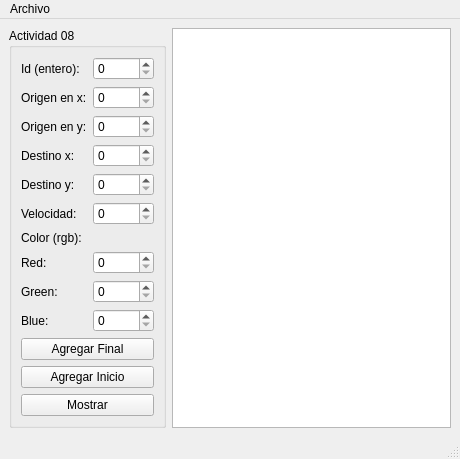
<?xml version="1.0" encoding="UTF-8"?>
<ui version="4.0">
 <class>MainWindow</class>
 <widget class="QMainWindow" name="MainWindow">
  <property name="geometry">
   <rect>
    <x>0</x>
    <y>0</y>
    <width>460</width>
    <height>427</height>
   </rect>
  </property>
  <property name="windowTitle">
   <string>MainWindow</string>
  </property>
  <widget class="QWidget" name="centralwidget">
   <layout class="QGridLayout" name="gridLayout">
    <item row="0" column="0">
     <widget class="QGroupBox" name="groupBox">
      <property name="title">
       <string>Actividad 08</string>
      </property>
      <layout class="QGridLayout" name="gridLayout_2">
       <item row="4" column="1" colspan="4">
        <widget class="QSpinBox" name="destino_y_spinBox">
         <property name="maximum">
          <number>500</number>
         </property>
        </widget>
       </item>
       <item row="1" column="0">
        <widget class="QLabel" name="label_2">
         <property name="text">
          <string>Origen en x:</string>
         </property>
        </widget>
       </item>
       <item row="9" column="0">
        <widget class="QLabel" name="label_10">
         <property name="text">
          <string>Blue:</string>
         </property>
        </widget>
       </item>
       <item row="11" column="0" colspan="5">
        <widget class="QPushButton" name="agregar_inicio_pushButton">
         <property name="text">
          <string>Agregar Inicio</string>
         </property>
        </widget>
       </item>
       <item row="5" column="0">
        <widget class="QLabel" name="label_6">
         <property name="text">
          <string>Velocidad:</string>
         </property>
        </widget>
       </item>
       <item row="8" column="0">
        <widget class="QLabel" name="label_9">
         <property name="text">
          <string>Green:</string>
         </property>
        </widget>
       </item>
       <item row="9" column="1" colspan="4">
        <widget class="QSpinBox" name="blue_spinBox">
         <property name="maximum">
          <number>255</number>
         </property>
        </widget>
       </item>
       <item row="8" column="1" colspan="4">
        <widget class="QSpinBox" name="green_spinBox">
         <property name="maximum">
          <number>255</number>
         </property>
        </widget>
       </item>
       <item row="7" column="1" colspan="4">
        <widget class="QSpinBox" name="red_spinBox">
         <property name="maximum">
          <number>255</number>
         </property>
        </widget>
       </item>
       <item row="2" column="1" colspan="4">
        <widget class="QSpinBox" name="origne_y_spinBox">
         <property name="maximum">
          <number>500</number>
         </property>
        </widget>
       </item>
       <item row="4" column="0">
        <widget class="QLabel" name="label_5">
         <property name="text">
          <string>Destino y:</string>
         </property>
        </widget>
       </item>
       <item row="0" column="0">
        <widget class="QLabel" name="label">
         <property name="text">
          <string>Id (entero):</string>
         </property>
        </widget>
       </item>
       <item row="10" column="0" colspan="5">
        <widget class="QPushButton" name="agregar_final_pushButton">
         <property name="autoFillBackground">
          <bool>false</bool>
         </property>
         <property name="text">
          <string>Agregar Final</string>
         </property>
         <property name="autoDefault">
          <bool>false</bool>
         </property>
         <property name="default">
          <bool>false</bool>
         </property>
         <property name="flat">
          <bool>false</bool>
         </property>
        </widget>
       </item>
       <item row="7" column="0">
        <widget class="QLabel" name="label_8">
         <property name="text">
          <string>Red:</string>
         </property>
        </widget>
       </item>
       <item row="6" column="0">
        <widget class="QLabel" name="label_7">
         <property name="text">
          <string>Color (rgb):</string>
         </property>
        </widget>
       </item>
       <item row="3" column="0">
        <widget class="QLabel" name="label_4">
         <property name="text">
          <string>Destino x:</string>
         </property>
        </widget>
       </item>
       <item row="3" column="1" colspan="4">
        <widget class="QSpinBox" name="destino_x_spinBox">
         <property name="maximum">
          <number>500</number>
         </property>
        </widget>
       </item>
       <item row="0" column="1" colspan="4">
        <widget class="QSpinBox" name="id_spinBox">
         <property name="maximum">
          <number>10000</number>
         </property>
        </widget>
       </item>
       <item row="2" column="0">
        <widget class="QLabel" name="label_3">
         <property name="text">
          <string>Origen en y:</string>
         </property>
        </widget>
       </item>
       <item row="1" column="1" colspan="4">
        <widget class="QSpinBox" name="origen_x_spinBox">
         <property name="maximum">
          <number>500</number>
         </property>
        </widget>
       </item>
       <item row="5" column="1" colspan="4">
        <widget class="QSpinBox" name="velocidad_spinBox">
         <property name="maximum">
          <number>10000</number>
         </property>
        </widget>
       </item>
       <item row="12" column="0" colspan="5">
        <widget class="QPushButton" name="mostrar_pushButton">
         <property name="text">
          <string>Mostrar</string>
         </property>
        </widget>
       </item>
      </layout>
     </widget>
    </item>
    <item row="0" column="1">
     <widget class="QPlainTextEdit" name="salida"/>
    </item>
   </layout>
  </widget>
  <widget class="QMenuBar" name="menubar">
   <property name="geometry">
    <rect>
     <x>0</x>
     <y>0</y>
     <width>460</width>
     <height>21</height>
    </rect>
   </property>
   <widget class="QMenu" name="menuArchivo">
    <property name="title">
     <string>Archivo</string>
    </property>
    <addaction name="actionAbrir"/>
    <addaction name="actionGuardar"/>
   </widget>
   <addaction name="menuArchivo"/>
  </widget>
  <widget class="QStatusBar" name="statusbar"/>
  <action name="actionAbrir">
   <property name="text">
    <string>Abrir</string>
   </property>
   <property name="shortcut">
    <string>Ctrl+O</string>
   </property>
  </action>
  <action name="actionGuardar">
   <property name="text">
    <string>Guardar</string>
   </property>
   <property name="shortcut">
    <string>Ctrl+S</string>
   </property>
  </action>
 </widget>
 <resources/>
 <connections/>
</ui>
